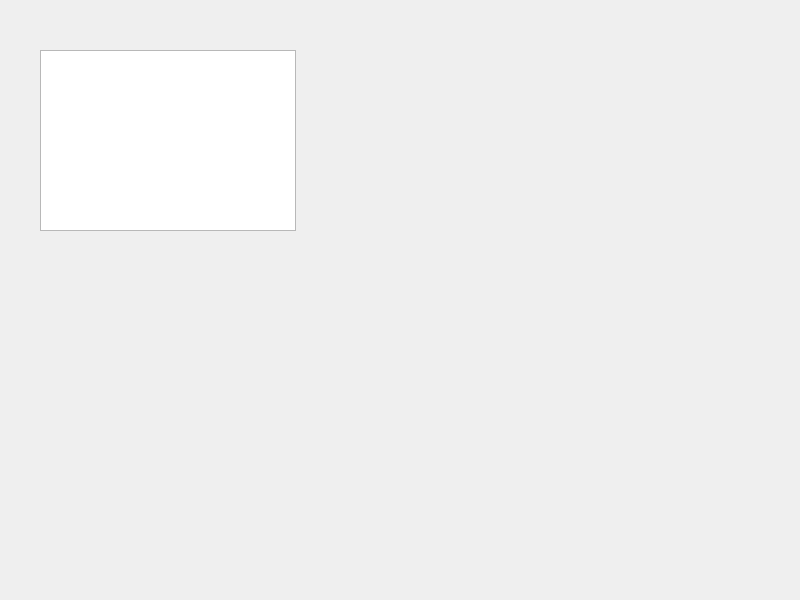
<?xml version="1.0" encoding="UTF-8"?>
<ui version="4.0">
 <class>Allmain</class>
 <widget class="QWidget" name="Allmain">
  <property name="geometry">
   <rect>
    <x>0</x>
    <y>0</y>
    <width>800</width>
    <height>600</height>
   </rect>
  </property>
  <property name="windowTitle">
   <string>Allmain</string>
  </property>
  <widget class="QTextBrowser" name="testHello">
   <property name="geometry">
    <rect>
     <x>40</x>
     <y>50</y>
     <width>256</width>
     <height>181</height>
    </rect>
   </property>
  </widget>
 </widget>
 <resources/>
 <connections/>
</ui>
